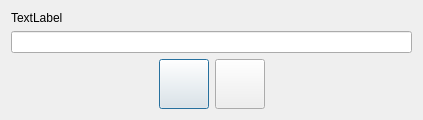
<?xml version="1.0" encoding="UTF-8"?>
<ui version="4.0">
 <class>DlgInput</class>
 <widget class="QDialog" name="DlgInput">
  <property name="geometry">
   <rect>
    <x>0</x>
    <y>0</y>
    <width>423</width>
    <height>115</height>
   </rect>
  </property>
  <property name="windowTitle">
   <string>Dialog</string>
  </property>
  <layout class="QVBoxLayout" name="verticalLayout">
   <item>
    <widget class="QLabel" name="lbCaption">
     <property name="text">
      <string>TextLabel</string>
     </property>
    </widget>
   </item>
   <item>
    <widget class="QLineEdit" name="leValue">
     <property name="echoMode">
      <enum>QLineEdit::Password</enum>
     </property>
    </widget>
   </item>
   <item>
    <layout class="QHBoxLayout" name="horizontalLayout">
     <item>
      <spacer name="horizontalSpacer">
       <property name="orientation">
        <enum>Qt::Horizontal</enum>
       </property>
       <property name="sizeHint" stdset="0">
        <size>
         <width>40</width>
         <height>20</height>
        </size>
       </property>
      </spacer>
     </item>
     <item>
      <widget class="QPushButton" name="pushButton">
       <property name="minimumSize">
        <size>
         <width>50</width>
         <height>50</height>
        </size>
       </property>
       <property name="maximumSize">
        <size>
         <width>50</width>
         <height>50</height>
        </size>
       </property>
       <property name="text">
        <string/>
       </property>
       <property name="iconSize">
        <size>
         <width>48</width>
         <height>48</height>
        </size>
       </property>
      </widget>
     </item>
     <item>
      <widget class="QPushButton" name="pushButton_2">
       <property name="minimumSize">
        <size>
         <width>50</width>
         <height>50</height>
        </size>
       </property>
       <property name="maximumSize">
        <size>
         <width>50</width>
         <height>50</height>
        </size>
       </property>
       <property name="text">
        <string/>
       </property>
       <property name="iconSize">
        <size>
         <width>48</width>
         <height>48</height>
        </size>
       </property>
      </widget>
     </item>
     <item>
      <spacer name="horizontalSpacer_2">
       <property name="orientation">
        <enum>Qt::Horizontal</enum>
       </property>
       <property name="sizeHint" stdset="0">
        <size>
         <width>40</width>
         <height>20</height>
        </size>
       </property>
      </spacer>
     </item>
    </layout>
   </item>
  </layout>
 </widget>
 <resources/>
 <connections/>
</ui>
